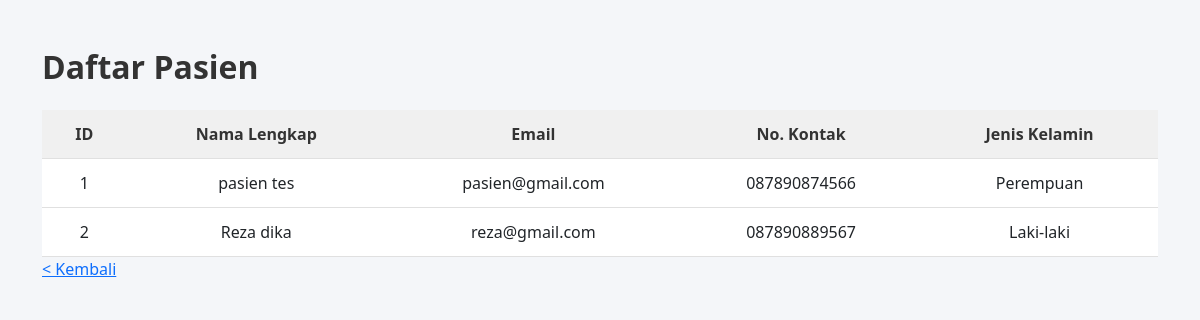
Screenshot of /resepsionis/pasien_list.php with the database file from the repository.
### tables this page shows
CREATE TABLE `patreg` (
  `pid` int NOT NULL,
  `fname` varchar(100) DEFAULT NULL,
  `lname` varchar(100) DEFAULT NULL,
  `gender` varchar(10) DEFAULT NULL,
  `email` varchar(100) DEFAULT NULL,
  `contact` varchar(20) DEFAULT NULL,
  `password` varchar(100) DEFAULT NULL,
  `cpassword` varchar(100) DEFAULT NULL
);

### resepsionis/pasien_list.php (the view, shortened to what this page needs)
<?php
include '../config.php';
?>
<!DOCTYPE html>
<html lang="id">
<head>
    <link href="https://cdn.jsdelivr.net/npm/bootstrap@5.3.0/dist/css/bootstrap.min.css" rel="stylesheet">
</head>
<body>
<div class="container mt-5">
    <h2 class="mb-4"> Daftar Pasien</h2>
    <div class="table-responsive">
        <table class="table-flat">
            <thead>
                <tr>
                    <th>ID</th>
                    <th>Nama Lengkap</th>
                    <th>Email</th>
                    <th>No. Kontak</th>
                    <th>Jenis Kelamin</th>
                </tr>
            </thead>
            <tbody>
                <?php
                $query = "SELECT * FROM patreg";
                $result = mysqli_query($conn, $query);
                if (mysqli_num_rows($result) > 0) {
                    while ($pasien = mysqli_fetch_assoc($result)) {
                        echo "<tr>";
                        echo "<td>" . $pasien['pid'] . "</td>";
                        echo "<td>" . htmlspecialchars($pasien['fname'] . ' ' . $pasien['lname']) . "</td>";
                        echo "<td>" . htmlspecialchars($pasien['email']) . "</td>";
                        echo "<td>" . htmlspecialchars($pasien['contact']) . "</td>";
                        echo "<td>" . htmlspecialchars($pasien['gender']) . "</td>";
                        echo "</tr>";
                    }
                } else {
                    echo "<tr><td colspan='5'>Tidak ada data pasien.</td></tr>";
                }
                ?>
            </tbody>
        </table>
    </div>
     <p class="back-link"><a href="../resepsionis_dashboard.php">< Kembali </a></p>
</div>
</body>
</html>

### resepsionis/pasien_list.php (style rules this page uses)
body { background-color: #f4f6f9; font-family: 'Segoe UI', Tahoma, Geneva, Verdana, sans-serif; }
h2 { font-weight: 600; color: #333; }
.table-flat { border-collapse: collapse; border-spacing: 0; background-color: #ffffff; width: 100%; }
.table-flat thead { background-color: #f0f0f0; color: #333; }
.table-flat th, .table-flat td { padding: 12px 16px; text-align: center; border-bottom: 1px solid #e0e0e0; }

### rows the page displays
patreg: pid "1", fname+lname "pasien tes", email "pasien@gmail.com", contact "087890874566", gender "Perempuan"
patreg: pid "2", fname+lname "Reza dika", email "reza@gmail.com", contact "087890889567", gender "Laki-laki"
